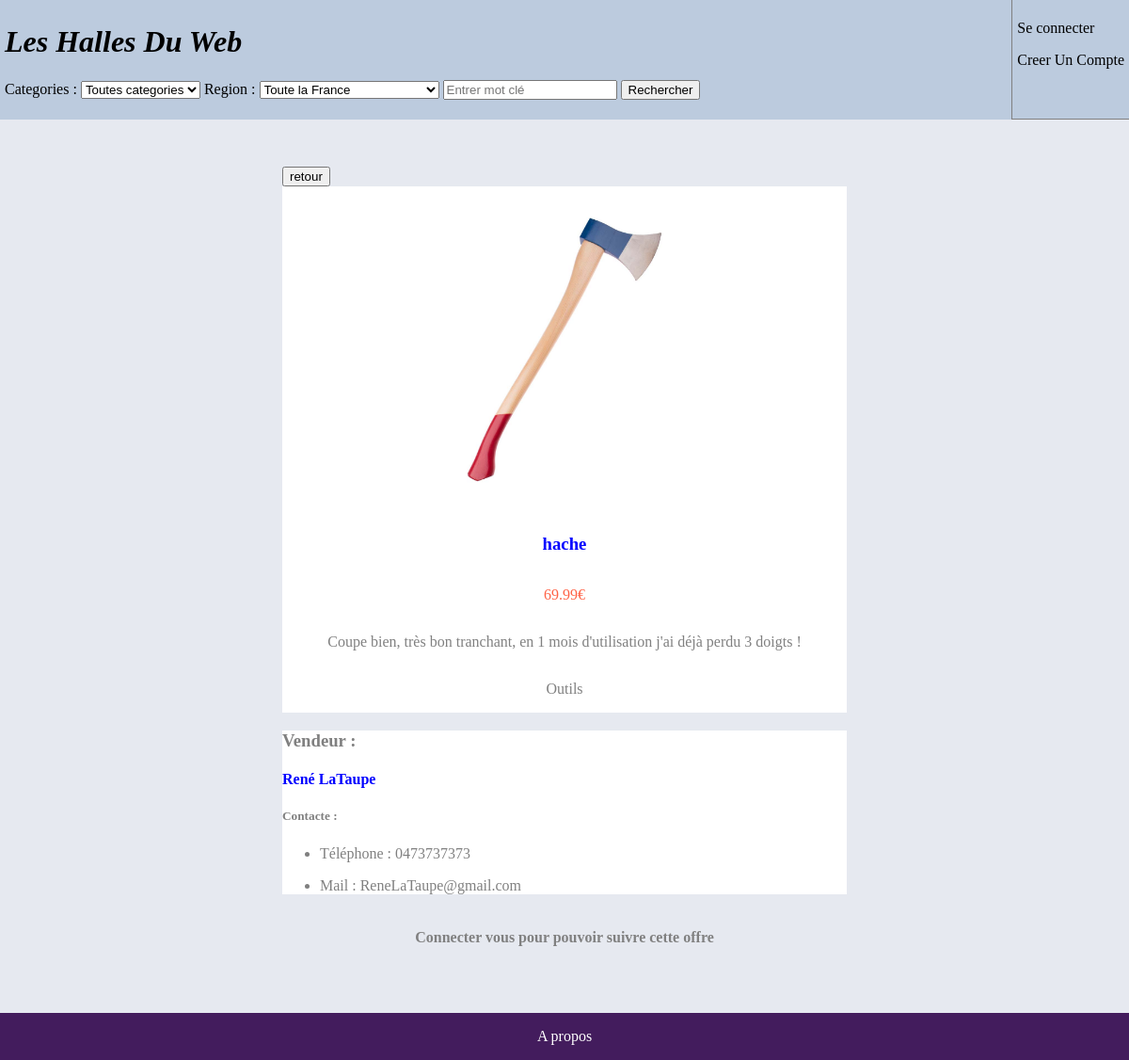
Screenshot of /controleur/offre.ctrl.php?ref=2 with the database file from the repository.
### tables this page shows
CREATE TABLE categorie (
id INTEGER PRIMARY KEY,
intitule TEXT,
pere INTEGER,
FOREIGN KEY (pere) REFERENCES categorie(id)
);

CREATE TABLE utilisateur (
identifiant INTEGER PRIMARY KEY,
nomUser TEXT,
prenomUser TEXT,
age INTEGER,
mdp TEXT,
region TEXT,
mail TEXT,
telephone TEXT,
FOREIGN KEY (region) REFERENCES region(nom)
);

### controleur/offre.ctrl.php (called while the page is built, shortened)
<?php
    require_once('../model/model.class.php');
    require_once('../model/model.classDAO.php');
    $config = parse_ini_file('../config/config.ini');
    if (isset($_GET['firstId'])) {
      $firstId = $_GET['firstId'];
    } else {
      $firstId = 0;
    }
    if (isset($_GET['ref'])) {
      $ref = $_GET['ref'];
      $offre = $dao->getOffre($ref);
    } else {
      $offre = $dao->getOffre(1);
      $ref = 1;
    }
    if (isset($_GET['r'])) {
      $reg = $_GET['r'];
    } else {
      $reg = "Toute";
    }
    if (isset($_GET['c'])) {
      $cate = $_GET['c'];
    } else {
      $cate = "Toute";
    }
    if (isset($_GET['rec'])) {
      $rec = $_GET['rec'];
    } else {
      $rec = "";
    }
    $intCat = $dao->getIntCat($ref);
    $estConnecter = (isset($_SESSION['utilisateur']));
    $vendeur = $dao->getVendeur($offre->__get('id'));
    include('../view/vueOffre.view.php');
?>

### model/model.classDAO.php (called while the page is built, shortened)
<?php
require_once("../model/model.class.php");
$dao = new DAO();
class DAO{
    private $db;
    function __construct(){
      try {
      $config = parse_ini_file('../config/config.ini');
      $path = $config['database_path'];
      $this->db = new PDO("sqlite:$path");
      }
    catch (PDOException $e){
    die("erreur de connexion a la database: ".$e->getMessage());
    }
  }
function getIntCat($ref) {
  $req = "SELECT intitule FROM categorie WHERE id = (SELECT categorie FROM offre WHERE ref = $ref)";
  try{
      if($d = $this->db->query($req)){
        $intCat=$d->fetch();
      }
    }catch(Exception $e){
      echo "error au niveau du getCat".$e;
      return NULL;
    }
    return $intCat[0];
}
function getOffre($ref) {
  $req = "SELECT * FROM offre WHERE ref = $ref";
  try{
      if($d = $this->db->query($req)){
        $offre=$d->fetchAll(PDO::FETCH_CLASS,'Offre');
      }
    }catch(Exception $e){
      echo "error au niveau du searchORC".$e;
      return NULL;
    }
    return $offre[0];
}
function getVendeur($id) {
  $req = "SELECT * FROM utilisateur WHERE identifiant = $id";
  try{
      if($d = $this->db->query($req)){
        $vendeur=$d->fetchAll(PDO::FETCH_CLASS,'Utilisateur');
      }
    }catch(Exception $e){
      echo "error au niveau du searchORC".$e;
      return NULL;
    }
    return $vendeur[0];
}
}
 ?>

### model/model.class.php (called while the page is built, shortened)
<?php
class Offre{
public function __get(string $property) {
    return $this->$property;
  }
}
class Utilisateur {
    public function __get(string $property) {
        return $this->$property;
      }
}
 ?>

### view/vueOffre.view.php (the view, shortened to what this page needs)
<!DOCTYPE html>
<html lang="en" dir="ltr">
  <head>
    <link rel="stylesheet" href="../view/style/offre.style.css">
  </head>
  <body>
    <?php include('../controleur/header.ctrl.php'); ?>
    <nav>
      <div class="Option">
        <form action=<?php if(isset($_GET['fromC'])){print("\"../controleur/compte.ctrl.php\"");} else {print("\"../controleur/recherche.ctrl.php?firstId=$firstId&c=$cate&r=$reg&rec=$rec\"");}?> method="post">
          <input type="submit" value="retour">
        </form>
      </div>
      <div class="Offre">
        <img src="<?php echo $config['img_path']."/".$offre->__get('photo') ?>" alt="">
        <h3><?php echo $offre->__get('intitule') ?></h3>
        <p class="prix"><?php echo $offre->__get('prix') ?>€</p>
        <p><?php echo $offre->__get('caracteristique') ?></p>
        <p class="Categorie"><?php echo $intCat ?></p>
      </div>
      <div class="Vendeur">
        <h3>Vendeur<?php if($estVendeurConnecter) print(" (Vous) "); ?> :</h3>
        <h4><?php print($vendeur->prenomUser." ".$vendeur->nomUser);?></h4>
        <h5>Contacte :</h5>
        <ul>
          <li><p>Téléphone : <?php echo $vendeur->__get('telephone') ?></p></li>
          <li><p>Mail : <?php echo $vendeur->__get('mail') ?></p></li>
        </ul>
      </div>
      <div class="OptionSuivis">
      <?php if($estConnecter && $_SESSION['utilisateur']->__get('identifiant') != $offre->__get('id')){ ?>
        <?php if($estSuivis){ ?>
          <form action="<?php if(isset($_GET['fromC'])){print($_SERVER['PHP_SELF']."?ref=".$ref."&fromC=1");} else {print($_SERVER['PHP_SELF']."?ref=".$ref."&firstId=$firstId&c=$cate&r=$reg");} ?>" method="post">
            <input name="arSuivis" type="submit" value="Arreter de suivre">
          </form>
        <?php } else { ?>
          <form action="<?php if(isset($_GET['fromC'])){print($_SERVER['PHP_SELF']."?ref=".$ref."&fromC=1");} else {print($_SERVER['PHP_SELF']."?ref=".$ref."&firstId=$firstId&c=$cate&r=$reg");} ?>" method="post">
            <input name="suivre" type="submit" value="Suivre offre">
          </form>
        <?php } ?>
      <?php } elseif (!$estConnecter) { ?>
        <h4>Connecter vous pour pouvoir suivre cette offre</h4>
      <?php } ?>
    </div>
    </nav>
    <?php include('footer.view.php'); ?>
  </body>
</html>

### view/style/offre.style.css (style rules this page uses)
nav { margin-right: auto; margin-left: auto; width: 50%; background-color: #e6e9f0; }
nav .Offre { text-align: center; }
nav img { max-width: 350px; max-height: 350px; }
nav div { color: gray; font-style: normal; text-decoration: none; height: auto; margin-right: auto; margin-left: auto; background-color: #e6e9f0; background-color: white; }
nav div.Offre h3 { color: blue; }
nav h4 { color: blue; font-style: normal; text-decoration: none; }
nav div.Option { background-color: #e6e9f0; display: flex; flex-direction: row; justify-content: space-between; }
nav div.OptionSuivis { background-color: #e6e9f0; display: flex; flex-direction: row; justify-content: space-around; }
nav div.OptionSuivis h4 { color: gray; }
.Offre { display: flex; flex-direction: column; justify-content:flex-start; }
.Offre img { align-self: center; }
.prix { color: tomato; }
body { background-color: #e6e9f0; height: 100vh; margin: 0px; padding: 0px; display: flex; flex-direction: column; justify-content: space-between; }

### rows the page displays
categorie: intitule "Outils"
utilisateur: prenomUser "René", nomUser "LaTaupe"

### other values shown
$offre->__get('intitule') "hache"
$offre->__get('prix') "69.99"
$offre->__get('caracteristique') "Coupe bien, très bon tranchant, en 1 mois d'utilisation j'ai déjà perdu 3 doigts !"
$vendeur->__get('telephone') "0473737373"
$vendeur->__get('mail') "ReneLaTaupe@gmail.com"
